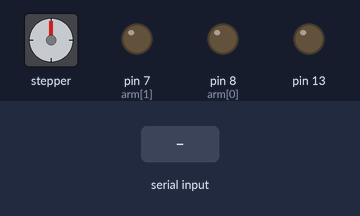
Simulated run of this sketch. Board: Arduino Uno, built with avr-gcc and run on an emulated ATmega328P. On the bench: stepper motor, output pins drawn as LEDs (lit = HIGH). The test bench sets the inputs (shaded band). Stepper angles assume 120 steps per turn.

Above: at 1.2 s.
1.3 s: "1 90 45\n" received over Serial
At 1.46 s:
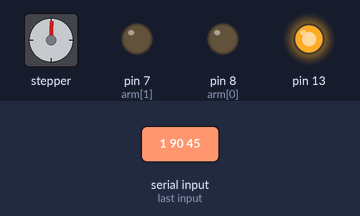
At 2.06 s:
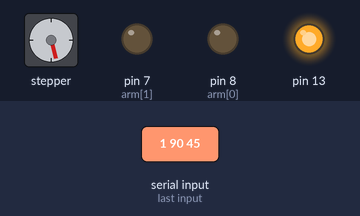
Timing chart, 0 to 35.2 s (numbered marks = the images above; inputs shaded):
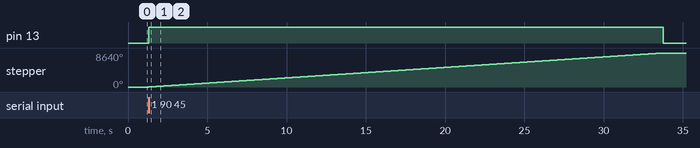

Measured:
- after the input at 1.3 s, pin 13: LOW → HIGH at once, → LOW 32.5 s later; stepper: turns 8640° clockwise in 32.5 s, starting at once

The sketch:

soltvvo_arduino.ino
```cpp
#include <Stepper.h>

#define turn_steps 120
//#define rpm 10
#define quarter 32

const int arm[2] = {8, 7};

char buf[30];
int idx = 0;
int data[3];

Stepper stepper0(turn_steps, A1, A0, A3, A4);
Stepper stepper1(turn_steps, 9, 10, 11, 12);

float turning_time(int deg, int speed_motor) {
  return abs(1000 * quarter * deg / turn_steps * 60 / speed_motor);
}

void move_motor(int num, int deg, int spd) {
  digitalWrite(13, HIGH);
  if (num == 0) {
    stepper0.setSpeed(spd);
    stepper0.step(quarter * deg);
  } else if (num == 1) {
    stepper1.setSpeed(spd);
    stepper1.step(quarter * deg);
  }
  //delay(turning_time(deg, spd) * 1.1);
  digitalWrite(13, LOW);
}

void release_arm(int num) {
  digitalWrite(13, HIGH);
  digitalWrite(arm[num], LOW);
  digitalWrite(13, LOW);
}

void grab_arm(int num) {
  digitalWrite(13, HIGH);
  digitalWrite(arm[num], HIGH);
  digitalWrite(13, LOW);
}

void setup() {
  Serial.begin(9600);
  for (int i = 0; i < 2; i++)
    pinMode(arm[i], OUTPUT);
  pinMode(13, OUTPUT);
  //Serial.println("start");
}

void loop() {
  if (Serial.available()) {
    buf[idx] = Serial.read();
    if (buf[idx] == '\n') {
      buf[idx] = '\0';
      //for (int i = 0; i < 30; i++) Serial.print(buf[i]);
      //Serial.println(' ');
      data[0] = atoi(strtok(buf, " "));
      data[1] = atoi(strtok(NULL, " "));
      data[2] = atoi(strtok(NULL, " "));
      /*
      Serial.print(data[0]);
      Serial.print('\t');
      Serial.print(data[1]);
      Serial.print('\t');
      Serial.println(data[2]);
      */
      if (data[1] == 5) grab_arm(data[0]);
      else if (data[1] == 6) release_arm(data[0]);
      else move_motor(data[0], data[1], data[2]);
      idx = 0;
    }
    else {
      idx++;
    }
  }
}
```
